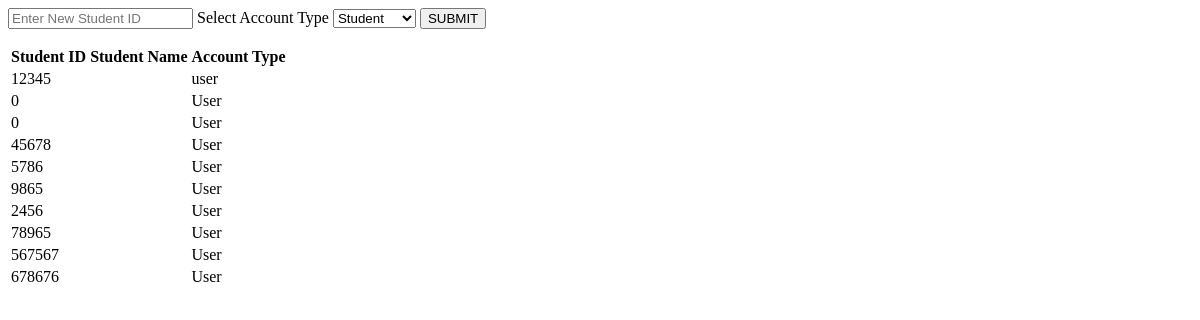
/Admin/createAccounts.php, run on an earlier commit of the app's database.
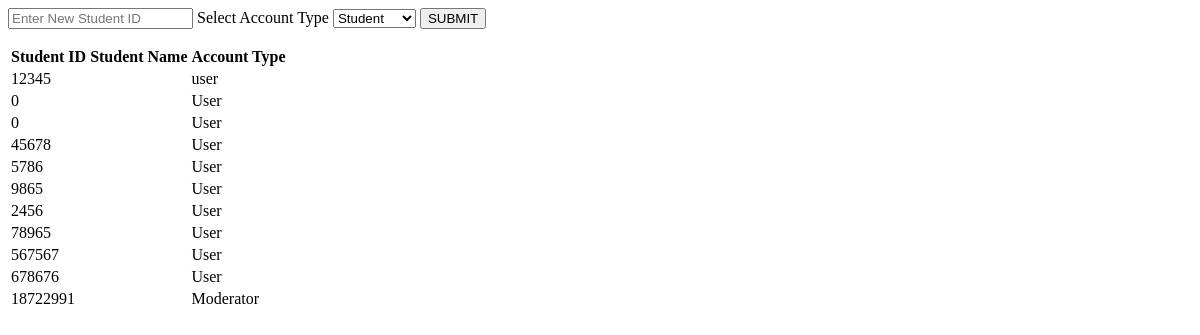
And on a later commit of the database.
### tables this page shows
CREATE TABLE `userLogin` (
  `userID` int(11) NOT NULL,
  `idnumber` varchar(10) NOT NULL,
  `password` varchar(50) NOT NULL,
  `accountType` varchar(10) NOT NULL,
  `email` varchar(50) NOT NULL
);

### Admin/createAccounts.php (the view, shortened to what this page needs)
<?php
    require('../Backend/dbconnect.php');
?>
<html>
    <form action="../Backend/addAccount.php" method="POST">
        <input type="text" name="studentID" placeholder="Enter New Student ID">
        <label>Select Account Type</label>
        <select name="accountType" >
            <option value="Student">Student</option>
        </select>
        <button>SUBMIT</button>
    </form>
    <table>
        <tr>
            <th>Student ID</th>
            <th>Student Name</th>
            <th>Account Type</th>
        </tr>
        <?php
            $fetchStudents="SELECT * FROM userLogin Where accountType !='Admin'";
            $result=mysqli_query($conn,$fetchStudents);
            $rows=mysqli_num_rows($result);
            if($rows>0){
                while($row=mysqli_fetch_assoc($result)){
        ?>
            <tr>
                <td><?php echo $row['idnumber']?></td>
                <td></td>
                <td><?php echo $row['accountType']?></td>
            </tr>
        <?php  }
        }?>
    </table>
</html>

What changed in the data, as far as the page shows it:
added userlogin: idnumber "18722991", accountType "Moderator"
